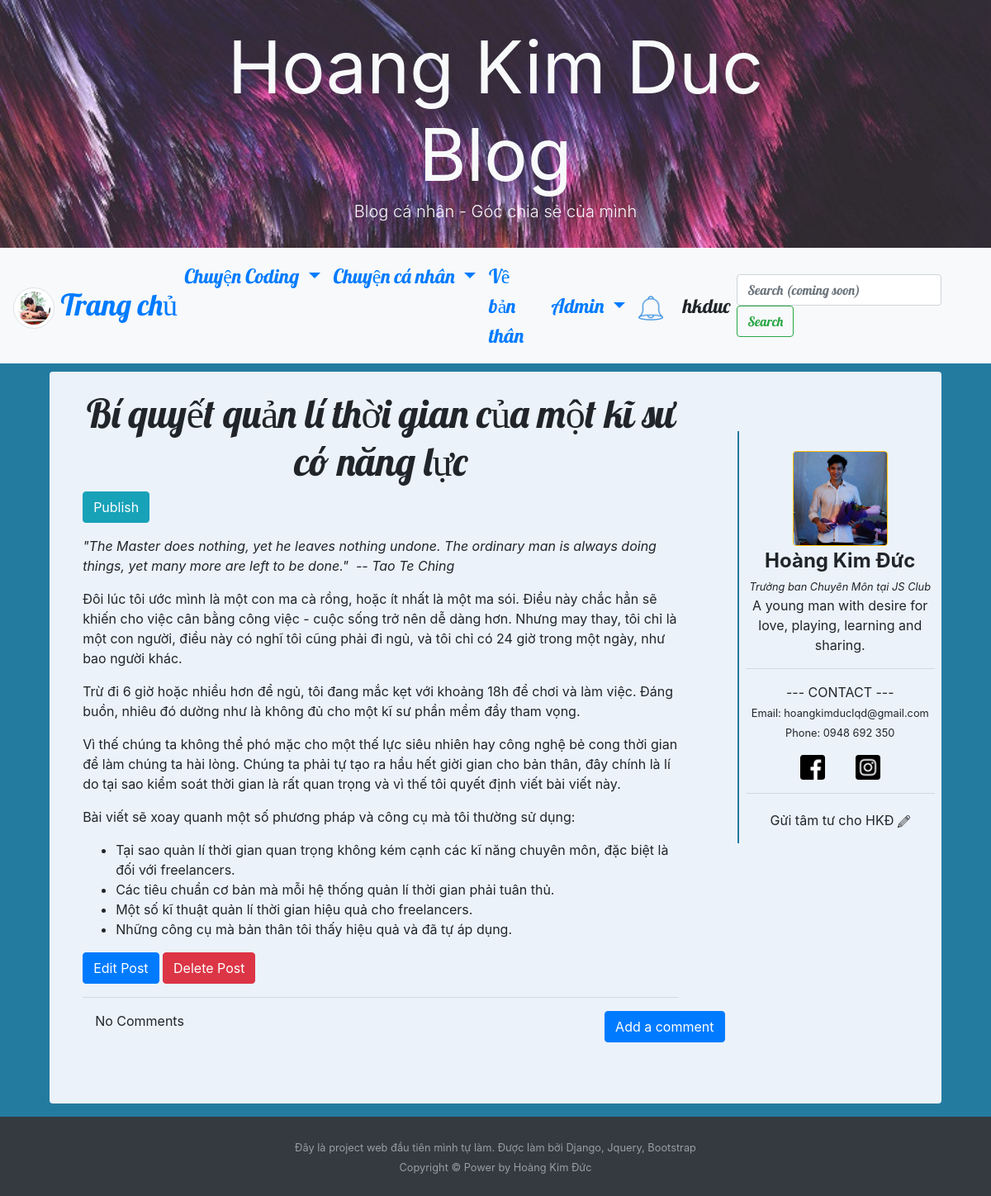
The app's page /post/15/ (signed in) with its own data.
### blog/models.py (models this page shows, shortened)
class Post(models.Model):
   author = models.ForeignKey('auth.User', on_delete=models.CASCADE)
   title = models.CharField(max_length=200)
   text = models.TextField()
   create_date = models.DateTimeField(default=timezone.now)
   published_date = models.DateTimeField(blank=True,null=True)
   tag = models.CharField(choices=tag_list, max_length=20, default='tag1')
   view = models.IntegerField(default=0)

### blog/views.py (the view)
class PostDetailView(DetailView):
   context_object_name = 'post_detail'
   model = Post
   def get_object(self):
      post = super().get_object()
      if not self.request.user.is_authenticated:
         post.increase_view()
      return post

### blog/models.py (called while the page is built)
   def __str__(self):
      template = f'{self.person} {self.action} {self.post_title}'
      return template

### blog/views.py (called while the page is built)
   def get_context_data(self, **kwargs):
        ctx = super(DetailView, self).get_context_data(**kwargs)
        ctx['Notification'] = Notification.objects.order_by('-time')
        return ctx

### blog/templates/blog/post_detail.html (shortened to what this page needs)
   {% extends "blog/base.html" %}
   {% block content %}
   <h1 class="posttitle loader">{{post_detail.title}}</h1>
   {% if post_detail.published_date %}
      {% if user.is_authenticated %}
         <em>Lượt xem: {{ post_detail.view }}</em>
      {% endif %}
      <div class="date postdate">
         {{ post_detail.published_date|date:"G:i D, d M, Y" }}
      </div>
      <div id="fb-root"></div>
      <script async defer
         src="https://connect.facebook.net/vi_VN/sdk.js#xfbml=1&version=v4.0"></script>
      <div class="fb-share-button" data-href="{% url 'post_detail' pk=post_detail.pk  %}" data-layout="button_count"
         data-size="small"><a target="_blank"
            href="https://www.facebook.com/sharer/sharer.php?u=https%3A%2F%2Fdevelopers.facebook.com%2Fdocs%2Fplugins%2F&amp;src=sdkpreparse"
            class="fb-xfbml-parse-ignore">Chia sẻ</a></div>
   {% else %}
      <a href="{% url 'post_publish' pk=post_detail.pk  %}" class="btn btn-info">Publish</a>
   {% endif %}
   <p class="postcontent">{{ post_detail.text|safe|linebreaksbr }}</p>
   {% if user.is_authenticated %}
      <a class="btn btn-primary" href="{% url 'post_edit' pk=post_detail.pk %}">
         <span class="glyphicon glyphicon-pencil">Edit Post</span>
      </a>
      <a class="btn btn-danger" href="{% url 'post_remove' pk=post_detail.pk %}">
         <span class="glyphicon glyphicon-remove">Delete Post</span>
      </a>
   {% endif %}
   <hr>
   <a class="btn btn-primary btn-comment" href="{% url 'add_comment_to_post' pk=post_detail.pk %}">Add a comment</a>
   <div class="container">
      {% for comment in post_detail.comments.all  %}
      <br>
         {% if user.is_authenticated or comment.approved_comment %}
         <em>{{ comment.create_date }}</em>
            {% if not comment.approved_comment %}
               <a class="btn btn-success" href="{% url 'comment_approve' pk=comment.pk %}">
                  <span class="glyphicon glyphicon-ok">Approve</span>
               </a>
               <a class="btn btn-primary" href="{% url 'comment_remove' pk=comment.pk %}">
                  <span class="glyphicon glyphicon-remove">Remove</span>
               </a>
            {% endif %}
            <p>{{ comment.text|safe|linebreaksbr }}</p>
            <p><b>Post by: {{ comment.author }}</b></p>
            <div style="width: 30%"><hr></div>
         {% endif %}
      {% empty %}
         <p>No Comments</p>
      {% endfor %}
   </div>
   {% endblock content %}

### blog/templates/blog/base.html (shortened to what this page needs)
<!DOCTYPE html>
{% load staticfiles %}
<html lang="en" dir="ltr">
<head>
   <link rel="stylesheet" href="https://maxcdn.bootstrapcdn.com/bootstrap/4.3.1/css/bootstrap.min.css">
   <link rel="stylesheet" href="//cdn.jsdelivr.net/npm/medium-editor@latest/dist/css/medium-editor.min.css" type="text/css"
      media="screen" charset="utf-8">
   <link rel="stylesheet" href="{% static 'css/blog.css' %}">
</head>
<body>
   <link rel="stylesheet" href="https://maxcdn.bootstrapcdn.com/font-awesome/4.7.0/css/font-awesome.min.css">
   <section class=" align-items-center d-flex bg-dark"
      style="height:25vmin; background-size: cover; background-image: url(/static/images/base/header.jpg);">
      <div class="container-fluid">
         <div class="row  justify-content-center align-items-left d-flex text-center h-100">
            <div class="col-12 col-md-8 mt-4 h-50 ">
               <h1 class="display-2  text-light mb-auto mt-auto"><strong>Hoang Kim Duc Blog</strong> </h1>
               <p class="lead  text-light mb-4">Blog cá nhân - Góc chia sẻ của mình</p>
            </div>
         </div>
      </div>
   </section>
   <nav class="navbar navbar-expand-lg bg-light techfont">
      <a class="navbar-brand bigbrand" href="{% url 'post_list' %}"><img style="height: 50px; width: 50px;"
            class="img-thumbnail rounded-circle" src="{% static 'images/base/brand.jpg' %}"> Trang chủ</a>
      <div class="collapse navbar-collapse" id="navbarSupportedContent">
         <ul class="navbar-nav mr-auto">
            <li class="nav-item dropdown">
               <a class="nav-link dropdown-toggle" href="#" id="navbarDropdown" role="button" data-toggle="dropdown"
                  aria-haspopup="true" aria-expanded="false">
                  Chuyện Coding
               </a>
            </li>
            <li class="nav-item dropdown">
               <a class="nav-link dropdown-toggle" href="#" id="navbarDropdown" role="button" data-toggle="dropdown"
                  aria-haspopup="true" aria-expanded="false">
                  Chuyện cá nhân
               </a>
            </li>
            <li class="nav-item active">
               <a class="nav-link" href="{% url 'about' %}">Về bản thân <span class="sr-only">(current)</span></a>
            </li>
         </ul>
         <ul class="navbar-nav navbar-right">
            {% if user.is_authenticated %}
            <li class="nav-item dropdown">
               <a class="nav-link dropdown-toggle" href="#" id="adminDropdown" role="button" data-toggle="dropdown"
                  aria-haspopup="true" aria-expanded="false">
                  Admin
               </a>
            </li>
            <li class="nav-item pr-2 mt-auto mb-auto dropdown">
               <a class="nav-link" href="#" id="NotificationDropdown"
                   role="button" data-toggle="dropdown"
                  aria-haspopup="true" aria-expanded="false">
                  <img style="height: 30px" src="{% static 'icons/bell.png' %}">
               </a>
            </li>
            <li class="nav-item"><a class="nav-link">{{user.username}}</a></li>
            {% else %}
            <li class="nav-item "><a class="nav-link" href="{% url 'login' %}">
               <img style="height:25px; width:25px;" src="{% static 'icons/admin.png' %}" alt="">
            </a></li>
            {% endif %}
         </ul>
         <form class="form-inline my-2 my-lg-0">
            <input class="form-control mr-sm-2" type="search" placeholder="Search (coming soon)" aria-label="Search">
            <button class="btn btn-outline-success my-2 my-sm-0" type="submit">Search</button>
         </form>
      </div>
   </nav>
   <div class="content rounded mb-3">
      <div class="row mt-3">
         <div class="col-lg-9">
            <div class="blog_posts">
               {% block content %}
               {% endblock content %}
            </div>
         </div>
         <div class="col-lg-3 text-center">
            <div class="sidebar sticky-top">
               <div class="profile pr-2 pl-2 verticalline">
                  <img class="w-50 rounded border border-warning" src="{% static 'images/base/icon.jpg' %}" alt=""><br>
                  <b class="bigbrand">Hoàng Kim Đức</b> <br>
                  <em><small>Trưởng ban Chuyên Môn tại JS Club</small></em>
                  <p>A young man with desire for love, playing, learning and sharing.</p>
                  <hr>
                  <p>--- CONTACT ---<br>
                     <small>Email: hoangkimduclqd@gmail.com</small><br>
                     <small>Phone: 0948 692 350</small>
                     <div>
                        <a style="display: inline;" class="nav-link" href="https://www.facebook.com/hokiduc"
                           target="_blank" rel="noopener noreferrer">
                           <img style="height:30px; width:30px;" src="{% static 'icons/facebook.png' %}" alt="">
                        </a>
                        <a style="display: inline;" class="nav-link" href="https://www.instagram.com/kimduwsc/"
                           target="_blank" rel="noopener noreferrer">
                           <img style="height:30px; width:30px;" src="{% static 'icons/instagram.png' %}" alt="">
                        </a>
                     </div>
                  </p>
                  <hr>
                  <a class="dropdown-item" href="#">Gửi tâm tư cho HKĐ
                     <img style="height: 15px" src="{% static 'icons/letter.png' %}">
                  </a>
               </div>
            </div>
         </div>
      </div>
      <br><br><br>
   </div>
   <footer id="sticky-footer" class="py-4 bg-dark text-white-50">
      <div class="container text-center">
         <small>Đây là project web đầu tiên mình tự làm. Được làm bởi Django, Jquery, Bootstrap
            <br>Copyright &copy; Power by Hoàng Kim Đức</small>
      </div>
   </footer>
</body>
</html>

### blog/static/css/blog.css (style rules this page uses)
body { background-color: #247BA0; }
.content { background-color: #EBF2FA; width: 90%; margin-left: auto; margin-right: auto; padding-top: 0.5%; }
.blog_posts { width: 90%; margin-left: auto; margin-right: auto; }
.techfont { font-family: 'Lobster', cursive; font-size: 1.5em; margin-bottom: 10px; }
.bigbrand { font-size: 1.5em }
.posttitle { font-family: 'Lobster', cursive; font-size: 3em; text-align: center; }
.postcontent { font-family: 'Noto Sans', sans-serif; }
.btn-comment { position: absolute; right: 0px; }
.verticalline { border-left: 2px solid #247BA0; }
.profile { padding-top: 10%; padding-bottom: 5% }
.sidebar { padding-top: 20% }
.loader { filter: hue-rotate(0deg); color: linear-gradient(45deg, #0f8, #08f); animation: hue 10000ms infinite linear; }
html, body { height: 100%; }
body { flex-direction: column; }
.content { flex: 1 0 auto; }

### records on screen
Post: title "Bí quyết quản lí thời gian của một kĩ sư có năng lực", text "\"The Master does nothing, yet he leaves nothing undone. The ordinary man is always doing things, yet many more are left to be done.\" -- Tao Te Ching Đôi lúc tôi ước mình là một con ma cà rồng, hoặc ít nhất là một ma sói. Điều này chắc hẳn sẽ khiến cho việc cân bằng công việc - cuộc sống trở nên dễ dàng hơn. Nhưng may thay, tôi chỉ là một con người, điều này có nghĩ tôi cũng phải đi ngủ, và tôi chỉ có 24 giờ trong một ngày, như bao người khác. Trừ đi 6 giờ hoặc nhiều hơn để ngủ, tôi đang mắc kẹt với khoảng 18h để chơi và làm việc. Đáng buồn, nhiêu đó dường như là không đủ cho một kĩ sư phần mềm đầy tham vọng. Vì thế chúng ta không thể phó mặc cho một thế lực siêu nhiên hay công nghệ bẻ cong…"

### other values on screen
{{ user.username }} "hkduc"
